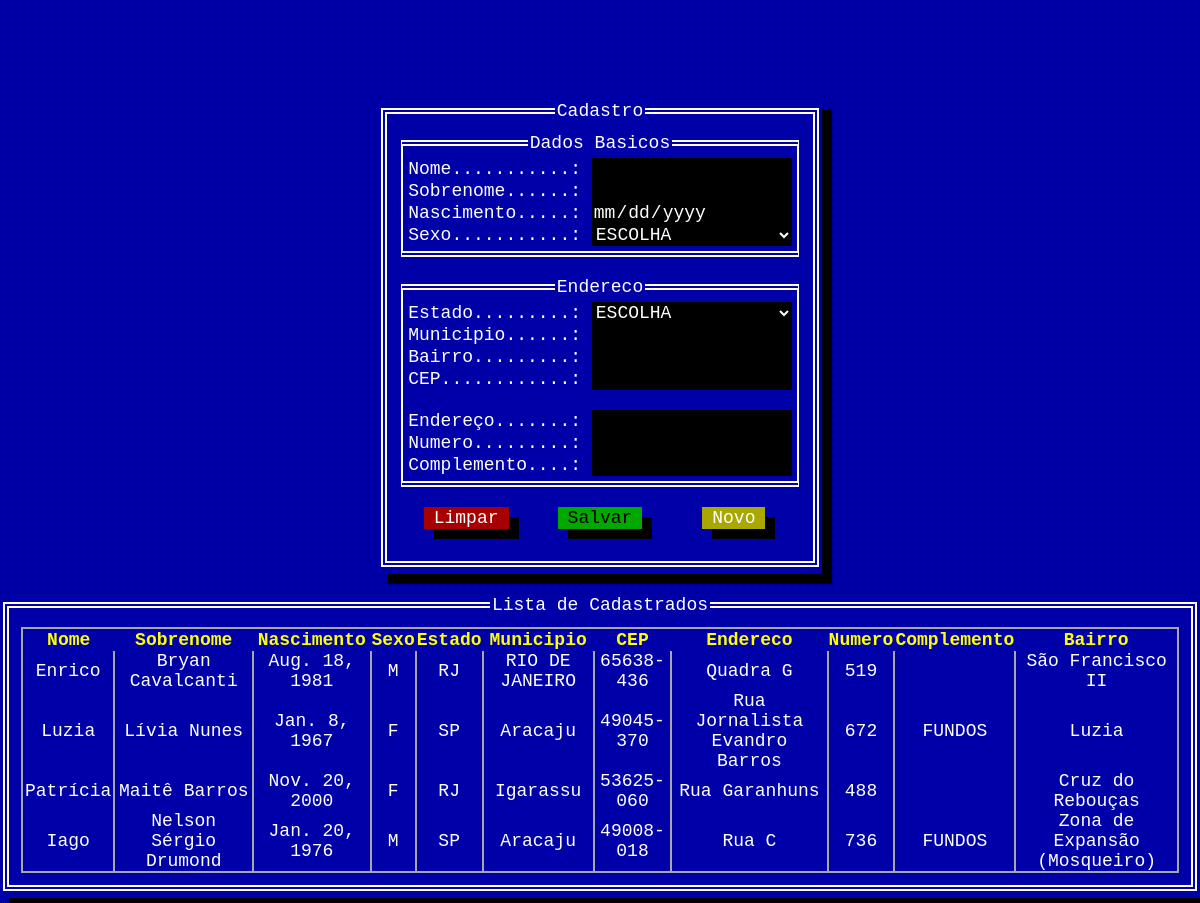
The page / on the database its author committed.
### core/models.py (models this page shows, shortened)
class Cadastro(models.Model):
    choice_sexo = [
        ('F', 'FEMININO'),
        ('M', 'MASCULINO'),
    ]
    choice_estado = [
        ('RJ', 'RIO DE JANEIRO'),
        ('SP', 'SAO PAULO')
    ]
    nome = models.CharField(max_length=50)
    sobrenome = models.CharField(max_length=50)
    nascimento = models.DateField()
    sexo = models.CharField(max_length=1, choices=choice_sexo)
    estado = models.CharField(max_length=2, choices=choice_estado)
    municipio = models.CharField(max_length=50)
    bairro = models.CharField(max_length=30)
    CEP = models.CharField(max_length=9)
    endereco = models.TextField(max_length=100)
    numero = models.CharField(max_length=10)
    complemento = models.CharField(max_length=20, blank=True)
    class Meta:
        db_table = 'cadastro'

### core/views.py (the view)
# urls.py: path('', views.index),
def index(request):
    cadastro = Cadastro.objects.all()
    context = {'cadastro': cadastro}
    return render(request, 'index.html', context)

### core/templates/index.html (shortened to what this page needs)
{% extends 'structure.html' %}
{% block body %}
<div class="center" style="margin-top: 100px">
    <div class="tui-window">
        <fieldset class="tui-fieldset">
            <legend>Cadastro</legend>
                <fieldset class="tui-input-fieldset">
                    <legend>Dados Basicos</legend>
                    Nome...........: <input class="tui-input" type="text"/><br>
                    Sobrenome......: <input class="tui-input" type="text"/><br>
                    Nascimento.....: <input class="tui-input" type="date"/><br>
                    Sexo...........: <select class="tui-input">
                                        <option value="">ESCOLHA</option>
                                    </select><br>
                </fieldset><br>
                <fieldset class="tui-input-fieldset">
                    <legend>Endereco</legend>
                    Estado.........: <select class="tui-input">
                                        <option value="">ESCOLHA</option>
                                    </select><br>
                    Municipio......: <input class="tui-input" type="text"/><br>
                    Bairro.........: <input class="tui-input" type="text"/><br>
                    CEP............: <input class="tui-input" type="text"/><br><br>
                    Endereço.......: <input class="tui-input" type="text"/><br>
                    Numero.........: <input class="tui-input" type="text"/><br>
                    Complemento....: <input class="tui-input" type="text"/><br>
                </fieldset><br>
        <div class="row">
            <div class="col s4 m4 l4">
                <button class="tui-button red-168 white-text">Limpar</button>
            </div>
            <div class="col s4 m4 l4">
                <button class="tui-button">Salvar</button>
            </div>
            <div class="col s4 m4 l4">
                <button class="tui-button yellow-168 white-text">Novo</button>
            </div>
        </div>
        </fieldset>
    </div><br><br>
    <div class="tui-window">
        <fieldset class="tui-fieldset">
            <legend>Lista de Cadastrados</legend>
            <table class="tui-table">
                <thead>
                    <tr>
                        <th>Nome</th>
                        <th>Sobrenome</th>
                        <th>Nascimento</th>
                        <th>Sexo</th>
                        <th>Estado</th>
                        <th>Municipio</th>
                        <th>CEP</th>
                        <th>Endereco</th>
                        <th>Numero</th>
                        <th>Complemento</th>
                        <th>Bairro</th>
                    </tr>
                </thead>
                <tbody>{% for cadastro in cadastro %}
                    <tr>
                        <td>{{cadastro.nome}}</td>
                        <td>{{cadastro.sobrenome}}</td>
                        <td>{{cadastro.nascimento}}</td>
                        <td>{{cadastro.sexo}}</td>
                        <td>{{cadastro.estado}}</td>
                        <td>{{cadastro.municipio}}</td>
                        <td>{{cadastro.CEP}}</td>
                        <td>{{cadastro.endereco}}</td>
                        <td>{{cadastro.numero}}</td>
                        <td>{{cadastro.complemento}}</td>
                        <td>{{cadastro.bairro}}</td>
                    </tr>{% endfor %}
                </tbody>
            </table>
        </fieldset>
    </div>
</div>
{% endblock %}

### core/templates/structure.html (shortened to what this page needs)
{% load static %}
<!DOCTYPE html>
<html lang="en" class="tui-bg-blue-black">
<head>
    <link rel="stylesheet" href="{% static 'tuicss.min.css' %}"/>
</head>
<body>
    {% block body %}{% endblock %}
</body>
</html>

### rows shown on the page
Cadastro: nome "Enrico", sobrenome "Bryan Cavalcanti", nascimento "Aug. 18, 1981", sexo "M", estado "RJ", municipio "RIO DE JANEIRO", CEP "65638-436", endereco "Quadra G", numero "519", bairro "São Francisco II"
Cadastro: nome "Luzia", sobrenome "Lívia Nunes", nascimento "Jan. 8, 1967", sexo "F", estado "SP", municipio "Aracaju", CEP "49045-370", endereco "Rua Jornalista Evandro Barros", numero "672", complemento "FUNDOS", bairro "Luzia"
Cadastro: nome "Patrícia", sobrenome "Maitê Barros", nascimento "Nov. 20, 2000", sexo "F", estado "RJ", municipio "Igarassu", CEP "53625-060", endereco "Rua Garanhuns", numero "488", bairro "Cruz do Rebouças"
Cadastro: nome "Iago", sobrenome "Nelson Sérgio Drumond", nascimento "Jan. 20, 1976", sexo "M", estado "SP", municipio "Aracaju", CEP "49008-018", endereco "Rua C", numero "736", complemento "FUNDOS", bairro "Zona de Expansão (Mosqueiro)"
